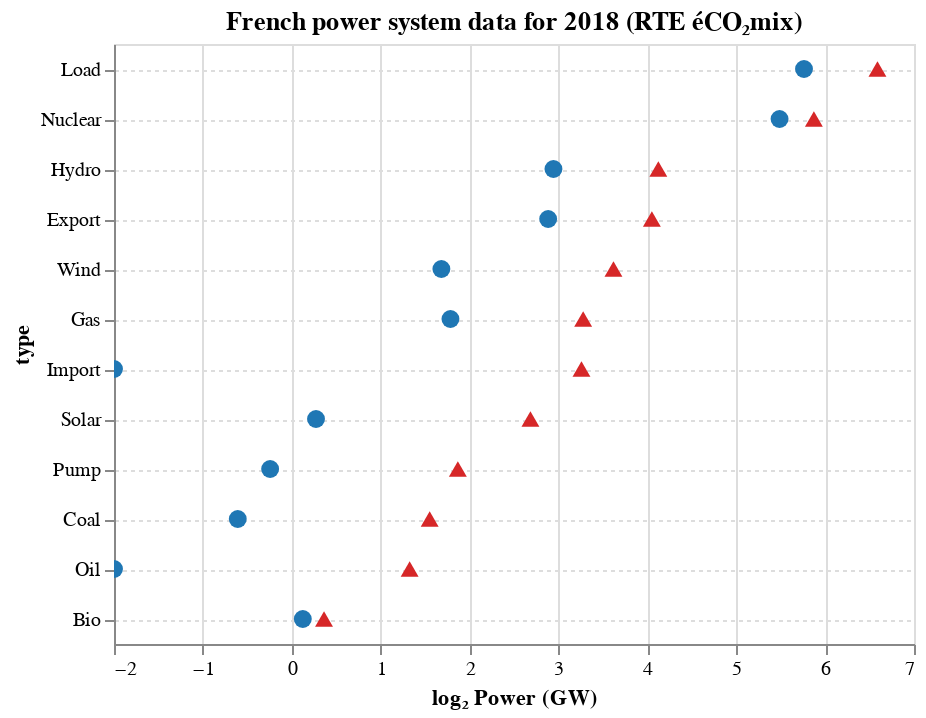

The notebook cell saved with this chart:
### Markdown cell above
Same plot using the partially stacked data (option 1)

* advantage: better tooltip, since we can show all the interesting stats
* drawback: more verbose, because requires layering two charts
  * but no more more need to fiddle with color and shape scale

TODO: add legend entry

### Code cell
tab_blue = '#1f77b4' # ( 31, 119, 180)
tab_red = '#d62728' # (214,  39,  40)

base = alt.Chart(
    stats_yl1[stats_yl1.year==2018]
).mark_point(
    filled=True, size=80, opacity=1
).encode(
    y=alt.Y('type', sort=sorted_types),
    tooltip=['year', 'avg', 'max', 'cf']
)

avg_chart = base.encode(
    x=alt.X('log_avg', 
        scale = alt.Scale(
            domain=(-2,7),
            clamp=True # nice for interactive charts. otherwise, clip=True may be better
        ),
        axis=alt.Axis(title='log₂ Power (GW)')
    ),
    shape=alt.value('circle'),
    color=alt.value(tab_blue)
)

max_chart = base.encode(
    x=alt.X('log_max', 
        scale = alt.Scale(
            domain=(-2,7),
            clamp=True # nice for interactive charts. otherwise, clip=True may be better
        ),
        axis=alt.Axis(title='log₂ Power (GW)')
    ),
    shape=alt.value('triangle-up'),
    color=alt.value(tab_red)
)

chart = avg_chart + max_chart
chart.properties(
    title='French power system data for 2018 (RTE éCO₂mix)'
).configure_axisY(
    grid=True,
    gridDash=(2,2)
).interactive()

### Figure 1 — Vega-Lite specification as saved in the notebook (floating-point values rounded to 4 significant figures)
{"$schema": "https://vega.github.io/schema/vega-lite/v3.4.0.json", "config": {"axisY": {"grid": true, "gridDash": [2, 2]}, "mark": {"tooltip": null}, "view": {"height": 300, "width": 400}}, "data": {"name": "data-8d145b40d4ef4a1486632c3118aa7f77"}, "datasets": {"data-8d145b40d4ef4a1486632c3118aa7f77": [{"avg": 1.09, "cf": 0.8474, "log_avg": 0.124, "log_max": 0.3629, "max": 1.286, "off": 0, "q05": 0.982, "q25": 1.042, "q75": 1.132, "q95": 1.202, "type": "Bio", "year": 2018}, {"avg": 0.2345, "cf": 0.09355, "log_avg": -2.092, "log_max": 1.326, "max": 2.507, "off": 5.708e-05, "q05": 0.073, "q25": 0.084, "q75": 0.476, "q95": 0.557, "type": "Oil", "year": 2018}, {"avg": 0.6563, "cf": 0.2239, "log_avg": -0.6076, "log_max": 1.551, "max": 2.931, "off": 0.2933, "q05": 0.319, "q25": 0.518, "q75": 1.184, "q95": 1.952, "type": "Coal", "year": 2018}, {"avg": 0.8448, "cf": 0.2314, "log_avg": -0.2434, "log_max": 1.868, "max": 3.651, "off": 0.3503, "q05": 0.05, "q25": 0.181, "q75": 2.261, "q95": 3.089, "type": "Pump", "year": 2018}, {"avg": 1.208, "cf": 0.1879, "log_avg": 0.2727, "log_max": 2.685, "max": 6.43, "off": 0.5197, "q05": 0.174, "q25": 0.972, "q75": 3.875, "q95": 5.609, "type": "Solar", "year": 2018}, {"avg": 0.1091, "cf": 0.0114, "log_avg": -3.196, "log_max": 3.259, "max": 9.574, "off": 0.9568, "q05": 0.2592, "q25": 0.8882, "q75": 3.787, "q95": 6.226, "type": "Import", "year": 2018}, {"avg": 3.447, "cf": 0.3553, "log_avg": 1.785, "log_max": 3.278, "max": 9.7, "off": 0, "q05": 0.523, "q25": 1.188, "q75": 4.854, "q95": 8.108, "type": "Gas", "year": 2018}, {"avg": 3.211, "cf": 0.2614, "log_avg": 1.683, "log_max": 3.619, "max": 12.29, "off": 0.000742, "q05": 0.5443, "q25": 1.338, "q75": 4.383, "q95": 8.717, "type": "Wind", "year": 2018}, {"avg": 7.384, "cf": 0.4454, "log_avg": 2.884, "log_max": 4.051, "max": 16.58, "off": 0.04743, "q05": 1.977, "q25": 5.26, "q75": 10.33, "q95": 13.22, "type": "Export", "year": 2018}, {"avg": 7.695, "cf": 0.4414, "log_avg": 2.944, "log_max": 4.124, "max": 17.43, "off": 0, "q05": 2.897, "q25": 5.188, "q75": 9.909, "q95": 12.67, "type": "Hydro", "year": 2018}, {"avg": 44.86, "cf": 0.765, "log_avg": 5.487, "log_max": 5.874, "max": 58.64, "off": 0, "q05": 35.73, "q25": 40.44, "q75": 49.88, "q95": 56.47, "type": "Nuclear", "year": 2018}, {"avg": 54.28, "cf": 0.5639, "log_avg": 5.762, "log_max": 6.589, "max": 96.27, "off": 0, "q05": 36.98, "q25": 44.93, "q75": 63.07, "q95": 76.0, "type": "Load", "year": 2018}]}, "layer": [{"encoding": {"color": {"value": "#1f77b4"}, "shape": {"value": "circle"}, "tooltip": [{"field": "year", "type": "quantitative"}, {"field": "avg", "type": "quantitative"}, {"field": "max", "type": "quantitative"}, {"field": "cf", "type": "quantitative"}], "x": {"axis": {"title": "log₂ Power (GW)"}, "field": "log_avg", "scale": {"clamp": true, "domain": [-2, 7]}, "type": "quantitative"}, "y": {"field": "type", "sort": ["Load", "Nuclear", "Hydro", "Export", "Wind", "Gas", "Import", "Solar", "Pump", "Coal", "Oil", "Bio"], "type": "nominal"}}, "mark": {"filled": true, "opacity": 1, "size": 80, "type": "point"}, "selection": {"selector008": {"bind": "scales", "encodings": ["x", "y"], "type": "interval"}}}, {"encoding": {"color": {"value": "#d62728"}, "shape": {"value": "triangle-up"}, "tooltip": [{"field": "year", "type": "quantitative"}, {"field": "avg", "type": "quantitative"}, {"field": "max", "type": "quantitative"}, {"field": "cf", "type": "quantitative"}], "x": {"axis": {"title": "log₂ Power (GW)"}, "field": "log_max", "scale": {"clamp": true, "domain": [-2, 7]}, "type": "quantitative"}, "y": {"field": "type", "sort": ["Load", "Nuclear", "Hydro", "Export", "Wind", "Gas", "Import", "Solar", "Pump", "Coal", "Oil", "Bio"], "type": "nominal"}}, "mark": {"filled": true, "opacity": 1, "size": 80, "type": "point"}}], "title": "French power system data for 2018 (RTE éCO₂mix)"}
